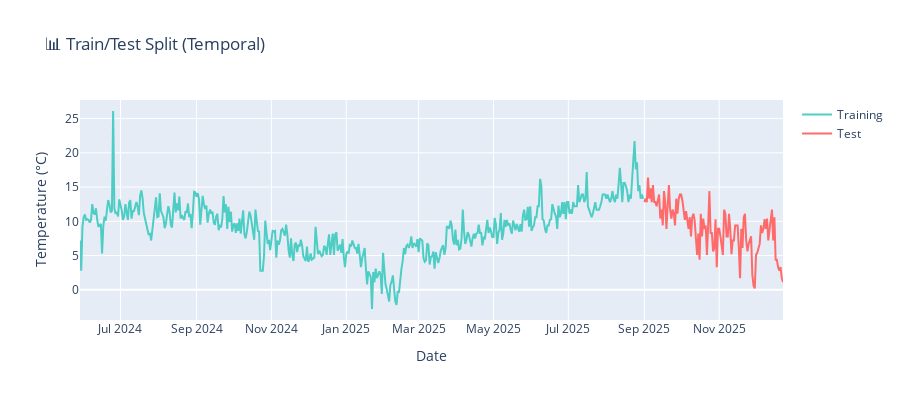

The notebook cell this image was saved under:
### Code cell
# Visualize the split
fig = go.Figure()

fig.add_trace(go.Scatter(
    x=train_df['date'], y=train_df['temp'],
    mode='lines', name='Training',
    line=dict(color='#4ECDC4')
))

fig.add_trace(go.Scatter(
    x=test_df['date'], y=test_df['temp'],
    mode='lines', name='Test',
    line=dict(color='#FF6B6B')
))

fig.update_layout(
    title='📊 Train/Test Split (Temporal)',
    xaxis_title='Date',
    yaxis_title='Temperature (°C)',
    height=400
)
fig.show()
